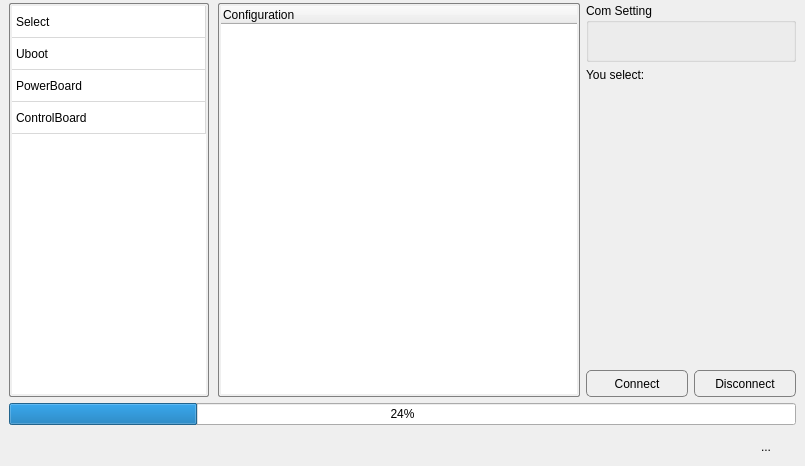
<?xml version="1.0" encoding="UTF-8"?>
<ui version="4.0">
 <class>EpromManager</class>
 <widget class="QDialog" name="EpromManager">
  <property name="geometry">
   <rect>
    <x>0</x>
    <y>0</y>
    <width>805</width>
    <height>466</height>
   </rect>
  </property>
  <property name="sizePolicy">
   <sizepolicy hsizetype="Preferred" vsizetype="Preferred">
    <horstretch>0</horstretch>
    <verstretch>0</verstretch>
   </sizepolicy>
  </property>
  <property name="windowTitle">
   <string>Write2EEprom</string>
  </property>
  <property name="styleSheet">
   <string notr="true">QLineEdit{
border:1px solid gray;
border-radius:5px;
}
QLabel{
border-radius:5px;
}
QPushButton{
	border: 1px solid grey;
	border-radius:5px;
	width: 100;
	height: 25;
}
QPushButton:hover{
	border: 1px solid grey;
	border-radius:5px;
	
	background-color: rgb(172, 190, 255);
}
QPushButton:pressed{
	border: 1px solid grey;
	border-radius:5px;
	color:white;
	background-color: rgb(0, 85, 255);
}


QListView#list{
	padding:2px;
	show-decoration-selected: 1;
	border:1px solid gray;
	border-radius: 2px;
}
QListView::item#list{
	border: 1px solid #d9d9d9;
	border-left-color: transparent;
	border-top-color: transparent;
	height:30px;
}
QListView::item:hover#list {
	background: qlineargradient(x1: 0, y1: 0, x2: 0, y2: 1, stop: 0 #e7effd, stop: 1 #cbdaf1);
	border: 1px solid #bfcde4;

}
QListView::item:selected#list{
	border: 1px solid #567dbc;

}
QListView::item:selected:active#list{
	background: #567DBC;

}
QListView::item:selected:!active#list{
	background: #567DBC;

}

QTreeView{
	padding:2px;
	show-decoration-selected: 1;
	border:1px solid gray;
	border-radius: 2px;
}

QWidget#widget{
	background-color:lightgray;
}
</string>
  </property>
  <layout class="QGridLayout" name="gridLayout_8">
   <property name="leftMargin">
    <number>0</number>
   </property>
   <property name="topMargin">
    <number>3</number>
   </property>
   <property name="rightMargin">
    <number>9</number>
   </property>
   <property name="bottomMargin">
    <number>0</number>
   </property>
   <item row="1" column="0">
    <layout class="QHBoxLayout" name="horizontalLayout_9">
     <property name="spacing">
      <number>9</number>
     </property>
     <property name="leftMargin">
      <number>9</number>
     </property>
     <item>
      <widget class="QListWidget" name="list">
       <property name="sizePolicy">
        <sizepolicy hsizetype="Fixed" vsizetype="Expanding">
         <horstretch>0</horstretch>
         <verstretch>0</verstretch>
        </sizepolicy>
       </property>
       <property name="maximumSize">
        <size>
         <width>200</width>
         <height>16777215</height>
        </size>
       </property>
       <item>
        <property name="text">
         <string>Select</string>
        </property>
       </item>
       <item>
        <property name="text">
         <string>Uboot</string>
        </property>
       </item>
       <item>
        <property name="text">
         <string>PowerBoard</string>
        </property>
       </item>
       <item>
        <property name="text">
         <string>ControlBoard</string>
        </property>
       </item>
      </widget>
     </item>
     <item>
      <widget class="QStackedWidget" name="stack">
       <property name="currentIndex">
        <number>0</number>
       </property>
       <widget class="QWidget" name="Select">
        <layout class="QGridLayout" name="gridLayout_10">
         <property name="leftMargin">
          <number>0</number>
         </property>
         <property name="topMargin">
          <number>0</number>
         </property>
         <property name="rightMargin">
          <number>0</number>
         </property>
         <property name="bottomMargin">
          <number>0</number>
         </property>
         <item row="0" column="0">
          <widget class="QTreeWidget" name="selectTree">
           <column>
            <property name="text">
             <string>Configuration</string>
            </property>
           </column>
          </widget>
         </item>
         <item row="0" column="1">
          <layout class="QVBoxLayout" name="verticalLayout_6">
           <item>
            <widget class="QGroupBox" name="groupBox">
             <property name="title">
              <string>Com Setting</string>
             </property>
             <layout class="QGridLayout" name="gridLayout_9">
              <item row="0" column="0">
               <widget class="QLabel" name="comLabel">
                <property name="text">
                 <string/>
                </property>
               </widget>
              </item>
             </layout>
            </widget>
           </item>
           <item>
            <layout class="QVBoxLayout" name="verticalLayout_4">
             <item>
              <widget class="QLabel" name="label_2">
               <property name="sizePolicy">
                <sizepolicy hsizetype="Fixed" vsizetype="Fixed">
                 <horstretch>0</horstretch>
                 <verstretch>0</verstretch>
                </sizepolicy>
               </property>
               <property name="text">
                <string>You select:</string>
               </property>
              </widget>
             </item>
             <item>
              <widget class="QLabel" name="label_Shown">
               <property name="text">
                <string/>
               </property>
              </widget>
             </item>
            </layout>
           </item>
           <item>
            <spacer name="verticalSpacer">
             <property name="orientation">
              <enum>Qt::Vertical</enum>
             </property>
             <property name="sizeHint" stdset="0">
              <size>
               <width>20</width>
               <height>40</height>
              </size>
             </property>
            </spacer>
           </item>
           <item>
            <layout class="QHBoxLayout" name="horizontalLayout_3">
             <item>
              <widget class="QPushButton" name="connectButton">
               <property name="sizePolicy">
                <sizepolicy hsizetype="Preferred" vsizetype="Fixed">
                 <horstretch>0</horstretch>
                 <verstretch>0</verstretch>
                </sizepolicy>
               </property>
               <property name="text">
                <string>Connect</string>
               </property>
              </widget>
             </item>
             <item>
              <widget class="QPushButton" name="disconnectButton">
               <property name="sizePolicy">
                <sizepolicy hsizetype="Preferred" vsizetype="Fixed">
                 <horstretch>0</horstretch>
                 <verstretch>0</verstretch>
                </sizepolicy>
               </property>
               <property name="text">
                <string>Disconnect</string>
               </property>
              </widget>
             </item>
            </layout>
           </item>
          </layout>
         </item>
        </layout>
       </widget>
       <widget class="QWidget" name="Flash">
        <layout class="QGridLayout" name="gridLayout_4">
         <item row="0" column="0">
          <widget class="QLabel" name="hexLabel">
           <property name="text">
            <string>Sdt Document:</string>
           </property>
          </widget>
         </item>
         <item row="1" column="0" colspan="2">
          <layout class="QHBoxLayout" name="horizontalLayout_6">
           <item>
            <widget class="QLineEdit" name="hexLine"/>
           </item>
           <item>
            <widget class="QToolButton" name="hexButton">
             <property name="text">
              <string>...</string>
             </property>
            </widget>
           </item>
          </layout>
         </item>
         <item row="2" column="0" colspan="2">
          <widget class="QWidget" name="widget_Check" native="true">
           <property name="styleSheet">
            <string notr="true">background-color: rgb(240, 240, 240);</string>
           </property>
           <layout class="QHBoxLayout" name="horizontalLayout_11">
            <property name="leftMargin">
             <number>0</number>
            </property>
            <property name="topMargin">
             <number>0</number>
            </property>
            <property name="rightMargin">
             <number>0</number>
            </property>
            <property name="bottomMargin">
             <number>0</number>
            </property>
            <item>
             <widget class="QCheckBox" name="checkBox_Hex">
              <property name="text">
               <string>Hex</string>
              </property>
              <property name="checked">
               <bool>true</bool>
              </property>
             </widget>
            </item>
            <item>
             <widget class="QCheckBox" name="checkBox_Rpd">
              <property name="enabled">
               <bool>false</bool>
              </property>
              <property name="text">
               <string>Rpd</string>
              </property>
             </widget>
            </item>
            <item>
             <widget class="QCheckBox" name="checkBox_Xml">
              <property name="text">
               <string>Xml</string>
              </property>
              <property name="checked">
               <bool>true</bool>
              </property>
             </widget>
            </item>
            <item>
             <spacer name="horizontalSpacer_8">
              <property name="orientation">
               <enum>Qt::Horizontal</enum>
              </property>
              <property name="sizeHint" stdset="0">
               <size>
                <width>341</width>
                <height>20</height>
               </size>
              </property>
             </spacer>
            </item>
           </layout>
          </widget>
         </item>
         <item row="3" column="0">
          <widget class="QLabel" name="xmlLabel">
           <property name="text">
            <string>Xml Document:</string>
           </property>
          </widget>
         </item>
         <item row="4" column="0" colspan="2">
          <layout class="QHBoxLayout" name="horizontalLayout_7">
           <item>
            <widget class="QLineEdit" name="xmlLine"/>
           </item>
           <item>
            <widget class="QToolButton" name="xmlButton">
             <property name="text">
              <string>...</string>
             </property>
            </widget>
           </item>
          </layout>
         </item>
         <item row="5" column="1">
          <spacer name="verticalSpacer_2">
           <property name="orientation">
            <enum>Qt::Vertical</enum>
           </property>
           <property name="sizeHint" stdset="0">
            <size>
             <width>20</width>
             <height>190</height>
            </size>
           </property>
          </spacer>
         </item>
         <item row="6" column="0">
          <spacer name="horizontalSpacer">
           <property name="orientation">
            <enum>Qt::Horizontal</enum>
           </property>
           <property name="sizeHint" stdset="0">
            <size>
             <width>40</width>
             <height>20</height>
            </size>
           </property>
          </spacer>
         </item>
         <item row="6" column="1">
          <layout class="QHBoxLayout" name="horizontalLayout_5">
           <item>
            <widget class="QPushButton" name="flashButton">
             <property name="sizePolicy">
              <sizepolicy hsizetype="Preferred" vsizetype="Fixed">
               <horstretch>0</horstretch>
               <verstretch>0</verstretch>
              </sizepolicy>
             </property>
             <property name="text">
              <string>Flash</string>
             </property>
            </widget>
           </item>
          </layout>
         </item>
        </layout>
       </widget>
       <widget class="QWidget" name="PowerBoard">
        <layout class="QGridLayout" name="gridLayout">
         <property name="leftMargin">
          <number>0</number>
         </property>
         <property name="topMargin">
          <number>0</number>
         </property>
         <property name="rightMargin">
          <number>0</number>
         </property>
         <property name="bottomMargin">
          <number>0</number>
         </property>
         <item row="0" column="0">
          <widget class="QTabWidget" name="tabWidget">
           <property name="styleSheet">
            <string notr="true"/>
           </property>
           <property name="currentIndex">
            <number>0</number>
           </property>
           <widget class="QWidget" name="tab">
            <attribute name="title">
             <string>Write</string>
            </attribute>
            <layout class="QGridLayout" name="gridLayout_3">
             <property name="leftMargin">
              <number>0</number>
             </property>
             <property name="topMargin">
              <number>0</number>
             </property>
             <property name="rightMargin">
              <number>0</number>
             </property>
             <property name="bottomMargin">
              <number>0</number>
             </property>
             <item row="0" column="0">
              <layout class="QHBoxLayout" name="horizontalLayout">
               <property name="leftMargin">
                <number>5</number>
               </property>
               <property name="topMargin">
                <number>5</number>
               </property>
               <item>
                <widget class="QLabel" name="label">
                 <property name="sizePolicy">
                  <sizepolicy hsizetype="Fixed" vsizetype="Fixed">
                   <horstretch>0</horstretch>
                   <verstretch>0</verstretch>
                  </sizepolicy>
                 </property>
                 <property name="styleSheet">
                  <string notr="true"/>
                 </property>
                 <property name="text">
                  <string>PCBA Code:</string>
                 </property>
                </widget>
               </item>
               <item>
                <widget class="QLineEdit" name="lineEdit">
                 <property name="sizePolicy">
                  <sizepolicy hsizetype="Fixed" vsizetype="Fixed">
                   <horstretch>0</horstretch>
                   <verstretch>0</verstretch>
                  </sizepolicy>
                 </property>
                 <property name="minimumSize">
                  <size>
                   <width>220</width>
                   <height>0</height>
                  </size>
                 </property>
                 <property name="styleSheet">
                  <string notr="true">background-color: rgb(255, 255, 255);</string>
                 </property>
                </widget>
               </item>
               <item>
                <spacer name="horizontalSpacer_4">
                 <property name="orientation">
                  <enum>Qt::Horizontal</enum>
                 </property>
                 <property name="sizeType">
                  <enum>QSizePolicy::Expanding</enum>
                 </property>
                 <property name="sizeHint" stdset="0">
                  <size>
                   <width>130</width>
                   <height>20</height>
                  </size>
                 </property>
                </spacer>
               </item>
              </layout>
             </item>
             <item row="1" column="0">
              <widget class="QTreeWidget" name="treeWidget">
               <property name="minimumSize">
                <size>
                 <width>0</width>
                 <height>0</height>
                </size>
               </property>
               <column>
                <property name="text">
                 <string>PowerBoard</string>
                </property>
               </column>
               <column>
                <property name="text">
                 <string>Value</string>
                </property>
               </column>
               <column>
                <property name="text">
                 <string>Unit</string>
                </property>
               </column>
               <column>
                <property name="text">
                 <string>Scale</string>
                </property>
               </column>
               <column>
                <property name="text">
                 <string>Description</string>
                </property>
               </column>
               <column>
                <property name="text">
                 <string>Type</string>
                </property>
               </column>
               <column>
                <property name="text">
                 <string>Address</string>
                </property>
               </column>
              </widget>
             </item>
             <item row="2" column="0">
              <layout class="QHBoxLayout" name="horizontalLayout_10">
               <property name="rightMargin">
                <number>5</number>
               </property>
               <property name="bottomMargin">
                <number>5</number>
               </property>
               <item>
                <spacer name="horizontalSpacer_7">
                 <property name="orientation">
                  <enum>Qt::Horizontal</enum>
                 </property>
                 <property name="sizeHint" stdset="0">
                  <size>
                   <width>40</width>
                   <height>20</height>
                  </size>
                 </property>
                </spacer>
               </item>
               <item>
                <widget class="QPushButton" name="writeButton">
                 <property name="sizePolicy">
                  <sizepolicy hsizetype="Fixed" vsizetype="Fixed">
                   <horstretch>0</horstretch>
                   <verstretch>0</verstretch>
                  </sizepolicy>
                 </property>
                 <property name="styleSheet">
                  <string notr="true"/>
                 </property>
                 <property name="text">
                  <string>Write</string>
                 </property>
                </widget>
               </item>
              </layout>
             </item>
            </layout>
           </widget>
           <widget class="QWidget" name="tab_2">
            <attribute name="title">
             <string>Read</string>
            </attribute>
            <layout class="QGridLayout" name="gridLayout_7">
             <property name="leftMargin">
              <number>0</number>
             </property>
             <property name="topMargin">
              <number>0</number>
             </property>
             <property name="rightMargin">
              <number>0</number>
             </property>
             <property name="bottomMargin">
              <number>0</number>
             </property>
             <item row="1" column="0">
              <spacer name="horizontalSpacer_2">
               <property name="orientation">
                <enum>Qt::Horizontal</enum>
               </property>
               <property name="sizeHint" stdset="0">
                <size>
                 <width>271</width>
                 <height>17</height>
                </size>
               </property>
              </spacer>
             </item>
             <item row="1" column="1">
              <widget class="QPushButton" name="readButton">
               <property name="sizePolicy">
                <sizepolicy hsizetype="Preferred" vsizetype="Fixed">
                 <horstretch>0</horstretch>
                 <verstretch>0</verstretch>
                </sizepolicy>
               </property>
               <property name="text">
                <string>Read</string>
               </property>
              </widget>
             </item>
             <item row="1" column="2">
              <widget class="QPushButton" name="compareButton">
               <property name="sizePolicy">
                <sizepolicy hsizetype="Preferred" vsizetype="Fixed">
                 <horstretch>0</horstretch>
                 <verstretch>0</verstretch>
                </sizepolicy>
               </property>
               <property name="text">
                <string>Compare</string>
               </property>
              </widget>
             </item>
             <item row="0" column="0" colspan="3">
              <widget class="QTreeWidget" name="readTreeWidget">
               <property name="styleSheet">
                <string notr="true">background-color: rgb(255, 255, 255);</string>
               </property>
               <property name="columnCount">
                <number>2</number>
               </property>
               <attribute name="headerDefaultSectionSize">
                <number>400</number>
               </attribute>
               <column>
                <property name="text">
                 <string>Name</string>
                </property>
               </column>
               <column>
                <property name="text">
                 <string>Value</string>
                </property>
               </column>
              </widget>
             </item>
            </layout>
           </widget>
          </widget>
         </item>
        </layout>
       </widget>
       <widget class="QWidget" name="ControlBoard">
        <layout class="QGridLayout" name="gridLayout_2">
         <property name="leftMargin">
          <number>0</number>
         </property>
         <property name="topMargin">
          <number>0</number>
         </property>
         <property name="rightMargin">
          <number>0</number>
         </property>
         <property name="bottomMargin">
          <number>0</number>
         </property>
         <item row="0" column="0">
          <widget class="QTabWidget" name="tabWidget_2">
           <property name="styleSheet">
            <string notr="true"/>
           </property>
           <property name="currentIndex">
            <number>0</number>
           </property>
           <widget class="QWidget" name="tab_3">
            <attribute name="title">
             <string>Write</string>
            </attribute>
            <layout class="QGridLayout" name="gridLayout_5">
             <property name="leftMargin">
              <number>0</number>
             </property>
             <property name="topMargin">
              <number>0</number>
             </property>
             <property name="rightMargin">
              <number>0</number>
             </property>
             <property name="bottomMargin">
              <number>0</number>
             </property>
             <item row="0" column="0">
              <layout class="QHBoxLayout" name="horizontalLayout_2">
               <property name="leftMargin">
                <number>5</number>
               </property>
               <property name="topMargin">
                <number>5</number>
               </property>
               <item>
                <widget class="QLabel" name="label_3">
                 <property name="sizePolicy">
                  <sizepolicy hsizetype="Fixed" vsizetype="Fixed">
                   <horstretch>0</horstretch>
                   <verstretch>0</verstretch>
                  </sizepolicy>
                 </property>
                 <property name="styleSheet">
                  <string notr="true"/>
                 </property>
                 <property name="text">
                  <string>PCBA Code:</string>
                 </property>
                </widget>
               </item>
               <item>
                <widget class="QLineEdit" name="lineEdit_2">
                 <property name="sizePolicy">
                  <sizepolicy hsizetype="Fixed" vsizetype="Fixed">
                   <horstretch>0</horstretch>
                   <verstretch>0</verstretch>
                  </sizepolicy>
                 </property>
                 <property name="minimumSize">
                  <size>
                   <width>220</width>
                   <height>0</height>
                  </size>
                 </property>
                 <property name="styleSheet">
                  <string notr="true">background-color: rgb(255, 255, 255);</string>
                 </property>
                </widget>
               </item>
               <item>
                <spacer name="horizontalSpacer_5">
                 <property name="orientation">
                  <enum>Qt::Horizontal</enum>
                 </property>
                 <property name="sizeType">
                  <enum>QSizePolicy::Expanding</enum>
                 </property>
                 <property name="sizeHint" stdset="0">
                  <size>
                   <width>130</width>
                   <height>20</height>
                  </size>
                 </property>
                </spacer>
               </item>
              </layout>
             </item>
             <item row="1" column="0">
              <widget class="QTreeWidget" name="treeWidget_2">
               <property name="minimumSize">
                <size>
                 <width>0</width>
                 <height>0</height>
                </size>
               </property>
               <property name="styleSheet">
                <string notr="true"/>
               </property>
               <column>
                <property name="text">
                 <string>ControlBoard</string>
                </property>
               </column>
               <column>
                <property name="text">
                 <string>Value</string>
                </property>
               </column>
               <column>
                <property name="text">
                 <string>Unit</string>
                </property>
               </column>
               <column>
                <property name="text">
                 <string>Scale</string>
                </property>
               </column>
               <column>
                <property name="text">
                 <string>Description</string>
                </property>
               </column>
               <column>
                <property name="text">
                 <string>Type</string>
                </property>
               </column>
               <column>
                <property name="text">
                 <string>Address</string>
                </property>
               </column>
              </widget>
             </item>
             <item row="2" column="0">
              <layout class="QHBoxLayout" name="horizontalLayout_8">
               <property name="rightMargin">
                <number>5</number>
               </property>
               <property name="bottomMargin">
                <number>5</number>
               </property>
               <item>
                <spacer name="horizontalSpacer_3">
                 <property name="orientation">
                  <enum>Qt::Horizontal</enum>
                 </property>
                 <property name="sizeHint" stdset="0">
                  <size>
                   <width>318</width>
                   <height>20</height>
                  </size>
                 </property>
                </spacer>
               </item>
               <item>
                <widget class="QPushButton" name="writeButton_2">
                 <property name="sizePolicy">
                  <sizepolicy hsizetype="Fixed" vsizetype="Fixed">
                   <horstretch>0</horstretch>
                   <verstretch>0</verstretch>
                  </sizepolicy>
                 </property>
                 <property name="styleSheet">
                  <string notr="true"/>
                 </property>
                 <property name="text">
                  <string>Write</string>
                 </property>
                </widget>
               </item>
              </layout>
             </item>
            </layout>
           </widget>
           <widget class="QWidget" name="tab_4">
            <attribute name="title">
             <string>Read</string>
            </attribute>
            <layout class="QGridLayout" name="gridLayout_6">
             <property name="leftMargin">
              <number>0</number>
             </property>
             <property name="topMargin">
              <number>0</number>
             </property>
             <property name="rightMargin">
              <number>0</number>
             </property>
             <property name="bottomMargin">
              <number>0</number>
             </property>
             <item row="0" column="0" colspan="3">
              <widget class="QTreeWidget" name="readTreeWidget_2">
               <property name="styleSheet">
                <string notr="true">background-color: rgb(255, 255, 255);</string>
               </property>
               <property name="columnCount">
                <number>2</number>
               </property>
               <attribute name="headerDefaultSectionSize">
                <number>400</number>
               </attribute>
               <column>
                <property name="text">
                 <string>Name</string>
                </property>
               </column>
               <column>
                <property name="text">
                 <string>Value</string>
                </property>
               </column>
              </widget>
             </item>
             <item row="1" column="1">
              <widget class="QPushButton" name="readButton_2">
               <property name="sizePolicy">
                <sizepolicy hsizetype="Preferred" vsizetype="Fixed">
                 <horstretch>0</horstretch>
                 <verstretch>0</verstretch>
                </sizepolicy>
               </property>
               <property name="text">
                <string>Read</string>
               </property>
              </widget>
             </item>
             <item row="1" column="2">
              <widget class="QPushButton" name="compareButton_2">
               <property name="sizePolicy">
                <sizepolicy hsizetype="Preferred" vsizetype="Fixed">
                 <horstretch>0</horstretch>
                 <verstretch>0</verstretch>
                </sizepolicy>
               </property>
               <property name="text">
                <string>Compare</string>
               </property>
              </widget>
             </item>
             <item row="1" column="0">
              <spacer name="horizontalSpacer_6">
               <property name="orientation">
                <enum>Qt::Horizontal</enum>
               </property>
               <property name="sizeHint" stdset="0">
                <size>
                 <width>271</width>
                 <height>20</height>
                </size>
               </property>
              </spacer>
             </item>
            </layout>
           </widget>
          </widget>
         </item>
        </layout>
       </widget>
      </widget>
     </item>
    </layout>
   </item>
   <item row="2" column="0">
    <layout class="QVBoxLayout" name="verticalLayout_2">
     <property name="leftMargin">
      <number>9</number>
     </property>
     <property name="rightMargin">
      <number>0</number>
     </property>
     <property name="bottomMargin">
      <number>3</number>
     </property>
     <item>
      <widget class="QProgressBar" name="progressBar">
       <property name="value">
        <number>24</number>
       </property>
      </widget>
     </item>
     <item>
      <layout class="QHBoxLayout" name="horizontalLayout_4">
       <item>
        <widget class="QLabel" name="warnLabel">
         <property name="text">
          <string/>
         </property>
        </widget>
       </item>
       <item>
        <widget class="QToolButton" name="connectIcon">
         <property name="minimumSize">
          <size>
           <width>60</width>
           <height>32</height>
          </size>
         </property>
         <property name="styleSheet">
          <string notr="true"/>
         </property>
         <property name="text">
          <string>...</string>
         </property>
         <property name="iconSize">
          <size>
           <width>50</width>
           <height>32</height>
          </size>
         </property>
         <property name="autoRaise">
          <bool>true</bool>
         </property>
        </widget>
       </item>
      </layout>
     </item>
    </layout>
   </item>
  </layout>
  <zorder></zorder>
 </widget>
 <layoutdefault spacing="6" margin="11"/>
 <resources/>
 <connections/>
</ui>
